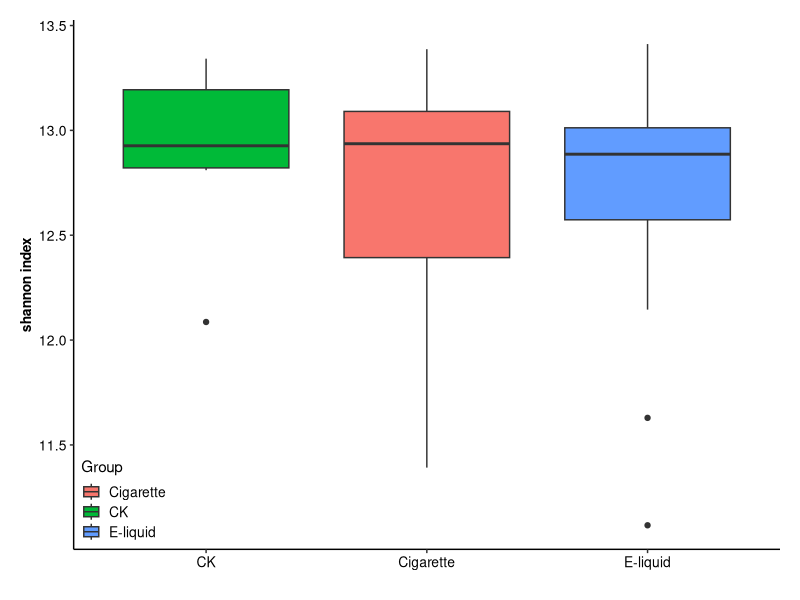

The R source for this figure: (Note: this script raises an error after producing the figure.)
library(ggplot2)
exp_div = read.table('exp_div.txt', header=T, row.names=1)
ggplot(exp_div, aes(x=factor(exp_div$Group, level=c('CK','Cigarette','E-liquid')), y=exp_div$shannon, fill = Group)) + geom_boxplot() + labs(x="",y="shannon index") + theme(
    axis.text = element_text(colour = 'black', size = 10),
    axis.title = element_text(size = 10, face = 'bold'),
    axis.line = element_line(size=0.5, colour = "black"),
    legend.position = c(0,0),
    legend.justification = c(0,0),
    legend.key = element_blank(),
    legend.text = element_text(size = 10),
    legend.key.width = unit(0.2, 'in'),
    legend.key.height = unit(0.2, 'in'),
    legend.background = element_blank(),
    panel.background = element_blank(),
    plot.margin = unit(c(0.2, 0.2, 0.1, 0.2), 'in'))

#差异检验
ck_sha = filter(exp_div, Group=='CK')$shannon
cig_sha = filter(exp_div, Group=='Cigarette')$shannon
el_sha = filter(exp_div, Group=='E-liquid')$shannon
wilcox.test(ck_sha,cig_sha)$p.value
wilcox.test(ck_sha,el_sha)$p.value
wilcox.test(cig_sha,el_sha)$p.value
